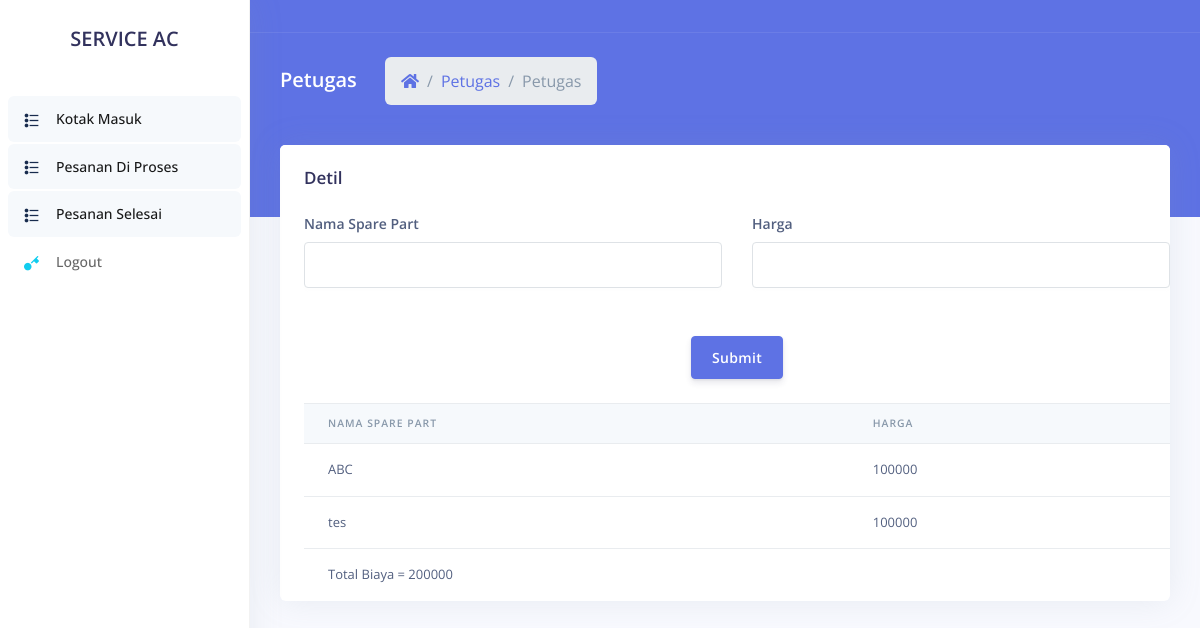
The app's page /petugas/detilTransaksi.php?id=5 with its own data.
### tables this page shows
CREATE TABLE `detil_transaksi` (
  `id` int(20) NOT NULL,
  `tasks_id` int(20) NOT NULL,
  `nama_barang` varchar(256) NOT NULL,
  `harga` int(200) NOT NULL
);

### petugas/detilTransaksi.php (the view, shortened to what this page needs)
<!DOCTYPE html>
<html>
<head>
  <link rel="stylesheet" href="../assetsAdmin/vendor/nucleo/css/nucleo.css" type="text/css">
  <link rel="stylesheet" href="../assetsAdmin/vendor/@fortawesome/fontawesome-free/css/all.min.css" type="text/css">
  <link rel="stylesheet" href="../assetsAdmin/css/argon.css?v=1.2.0" type="text/css">
</head>
<body>
  <nav class="sidenav navbar navbar-vertical  fixed-left  navbar-expand-xs navbar-light bg-white" id="sidenav-main">
    <div class="scrollbar-inner">
      <div class="sidenav-header  align-items-center">
        <a class="navbar-brand" href="javascript:void(0)">
          <h2>SERVICE AC</h2>
        </a>
      </div>
      <div class="navbar-inner">
        <div class="collapse navbar-collapse" id="sidenav-collapse-main">
          <ul class="navbar-nav">
            <li class="nav-item">
              <a class="nav-link active" href="kotakmasuk.php">
                <i class="ni ni-bullet-list-67 text-default"></i>
                <span class="nav-link-text">Kotak Masuk</span>
              </a>
            </li>
            <li class="nav-item">
              <a class="nav-link active" href="kotakmasuk.php">
                <i class="ni ni-bullet-list-67 text-default"></i>
                <span class="nav-link-text">Pesanan Di Proses</span>
              </a>
            </li>
            <li class="nav-item">
              <a class="nav-link active" href="kotakmasuk.php">
                <i class="ni ni-bullet-list-67 text-default"></i>
                <span class="nav-link-text">Pesanan Selesai</span>
              </a>
            </li>
            <li class="nav-item">
              <a class="nav-link" href="logout.php">
                <i class="ni ni-key-25 text-info"></i>
                <span class="nav-link-text">Logout</span>
              </a>
            </li>
          </ul>
        </div>
      </div>
    </div>
  </nav>
  <div class="main-content" id="panel">
    <nav class="navbar navbar-top navbar-expand navbar-dark bg-primary border-bottom">
    </nav>
   <div class="header bg-primary pb-6">
      <div class="container-fluid">
        <div class="header-body">
          <div class="row align-items-center py-4">
            <div class="col-lg-6 col-7">
              <h6 class="h2 text-white d-inline-block mb-0">Petugas</h6>
              <nav aria-label="breadcrumb" class="d-none d-md-inline-block ml-md-4">
                <ol class="breadcrumb breadcrumb-links breadcrumb-dark">
                  <li class="breadcrumb-item"><a href="#"><i class="fas fa-home"></i></a></li>
                  <li class="breadcrumb-item"><a href="#">Petugas</a></li>
                  <li class="breadcrumb-item active" aria-current="page">Petugas</li>
                </ol>
              </nav>
            </div>
          </div>
        </div>
      </div>
    </div>
    <div class="container-fluid mt--6">
      <div class="row">
        <div class="col">
          <div class="card">
            <div class="card-header border-0">
              <h3 class="mb-0">Detil</h3>
            </div>
            <form action="saveDetilTransaksi.php" method="POST">
                <div class="pl-lg-4">
                  <div class="row">
                    <div class="col-lg-6">
                      <div class="form-group">
                        <label class="form-control-label" for="input-address">Nama Spare Part</label>
                        <input class="form-control valid" name="nama" id="nama" type="nama" >
                      </div>
                    </div>
                    <div class="col-lg-6">
                      <div class="form-group">
                        <label class="form-control-label" for="input-address">Harga</label>
                        <input class="form-control valid" name="harga" id="harga" type="harga" >
                      </div>
                    </div>
                  </div>
                  <div class="text-center">
                     <button type="submit" class="btn btn-primary my-4">Submit</button>
                  </div>
            </form>
            <div class="table-responsive">
              <table class="table align-items-center table-flush">
                <thead class="thead-light">
                  <tr>
                    <th scope="col" class="sort" >Nama Spare Part</th>
                    <th scope="col" class="sort" >Harga</th>
                  </tr>
                </thead>
                <tbody class="list">
                  <?php
                    require_once "../koneksi.php";
                    $id= $_GET['id'];
                    $sql = "SELECT * FROM `detil_transaksi` WHERE `tasks_id` = '$id'";
                    $query = mysqli_query($con, $sql) or die("Gagal". mysqli_error($con));
                    while($tampil = mysqli_fetch_array($query)){
                  ?>
                  <tr>
                    <td><?php echo $tampil['nama_barang']; ?></td>
                    <td><?php echo $tampil['harga']; ?></td>
                  </tr>
                  <?php }?>
                  <?php
                    require_once "../koneksi.php";
                    $id= $_GET['id'];
                    $sql1 = "SELECT sum(harga) as total FROM `detil_transaksi` WHERE `tasks_id` = '$id'";
                    $query1 = mysqli_query($con, $sql1) or die("Gagal". mysqli_error($con));
                    while($tampil1 = mysqli_fetch_array($query1)){
                  ?>
                  <tr>
                  	<td colspan="2">Total Biaya = <?php echo $tampil1['total']; ?></td>
                  </tr>
                  <?php }?>
                </tbody>
              </table>
  			</div>
          </div>
        </div>
      </div>
    </div>
  </div>
</body>
</html>

### records on screen
detil_transaksi: nama_barang "ABC", harga "100000"
detil_transaksi: nama_barang "tes", harga "100000"

### other values on screen
$tampil1['total'] "200000"
